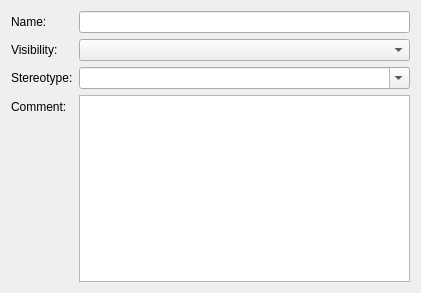
<?xml version="1.0" encoding="UTF-8"?>
<ui version="4.0">
 <class>GeneralTab</class>
 <widget class="QWidget" name="GeneralTab">
  <property name="geometry">
   <rect>
    <x>0</x>
    <y>0</y>
    <width>421</width>
    <height>293</height>
   </rect>
  </property>
  <property name="windowTitle">
   <string>GeneralTab</string>
  </property>
  <layout class="QFormLayout" name="formLayout">
   <item row="0" column="0">
    <widget class="QLabel" name="nameLabel">
     <property name="text">
      <string>Name:</string>
     </property>
    </widget>
   </item>
   <item row="0" column="1">
    <widget class="QLineEdit" name="nameEdit"/>
   </item>
   <item row="1" column="0">
    <widget class="QLabel" name="visibLabel">
     <property name="text">
      <string>Visibility:</string>
     </property>
    </widget>
   </item>
   <item row="1" column="1">
    <widget class="QComboBox" name="visibCombo"/>
   </item>
   <item row="2" column="0">
    <widget class="QLabel" name="stereoLabel">
     <property name="text">
      <string>Stereotype:</string>
     </property>
    </widget>
   </item>
   <item row="2" column="1">
    <widget class="QComboBox" name="stereoCombo">
     <property name="editable">
      <bool>true</bool>
     </property>
    </widget>
   </item>
   <item row="3" column="0">
    <widget class="QLabel" name="commentLabel">
     <property name="text">
      <string>Comment:</string>
     </property>
    </widget>
   </item>
   <item row="3" column="1">
    <widget class="QPlainTextEdit" name="commentEdit"/>
   </item>
  </layout>
 </widget>
 <layoutdefault spacing="6" margin="11"/>
 <resources/>
 <connections/>
</ui>
